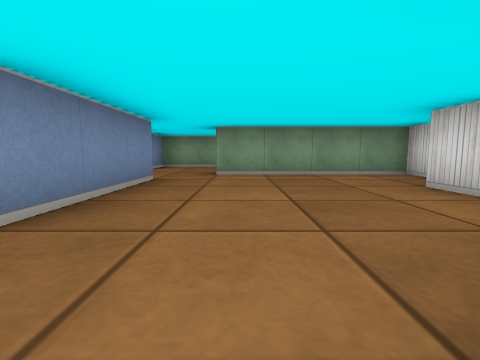
[1] (above)

17 first-person views from a walk through a cub3D level. The camera is about half as high as the walls, tilts 6° down and sees 85° across. The floor is counted in squares. Each view is taken from the middle of a square. On the plan, view 1 faces up. The plan holds only what a view shows up to about 9 squares ahead; the rest is blank.

[2]
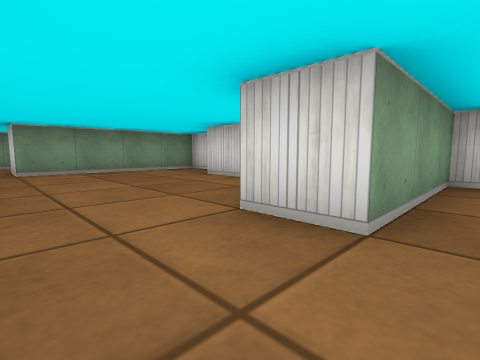

[3]
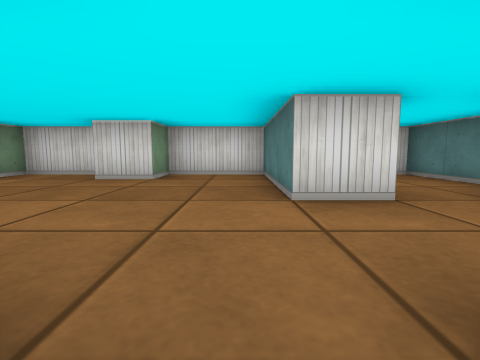

[4]
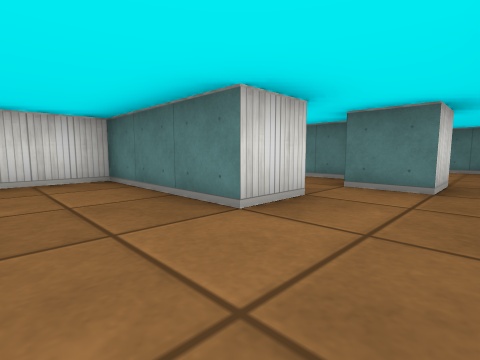

[5]
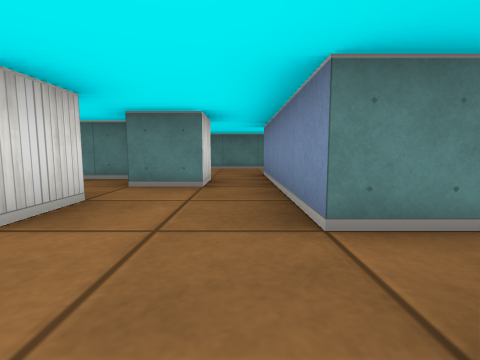

[6]
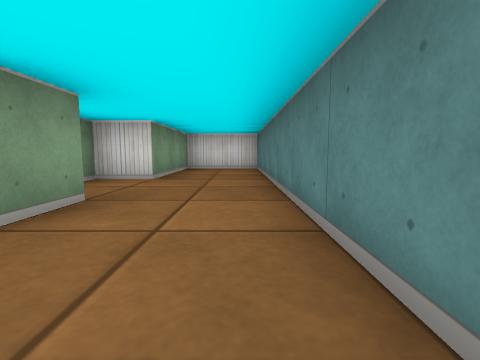

[7]
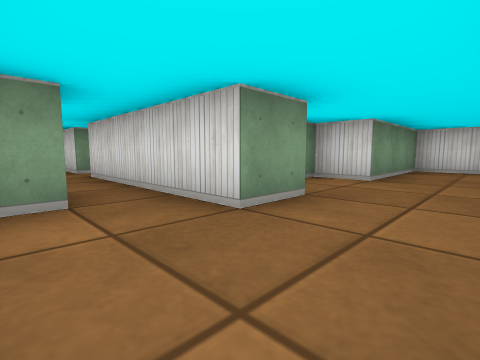

[8]
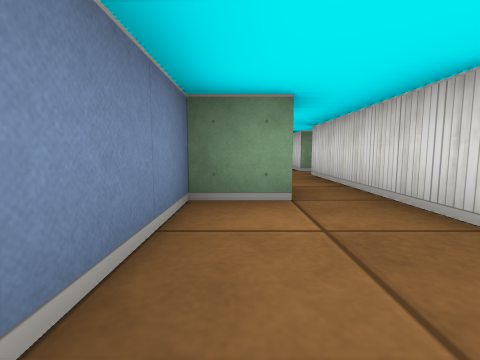

[9]
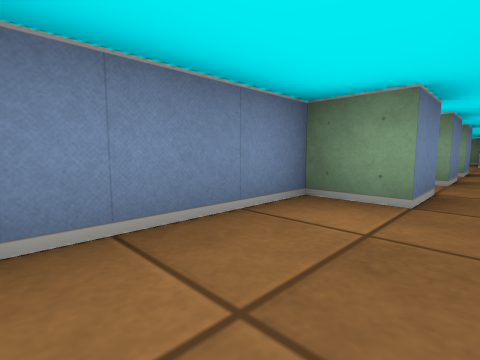

[10]
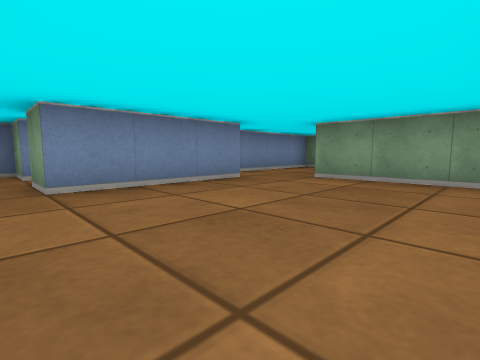

[11]
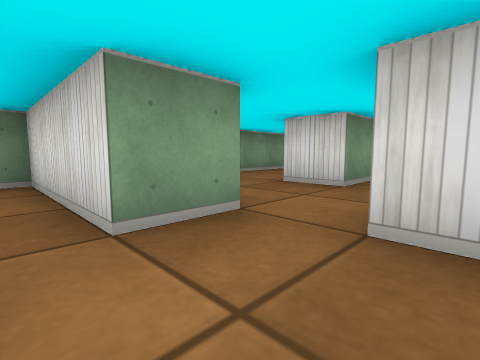

[12]
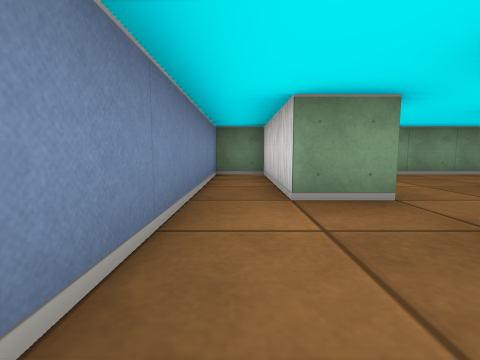

[13]
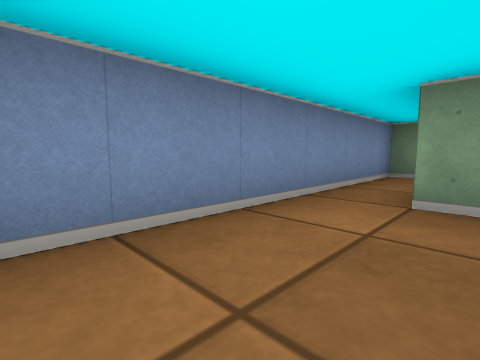

[14]
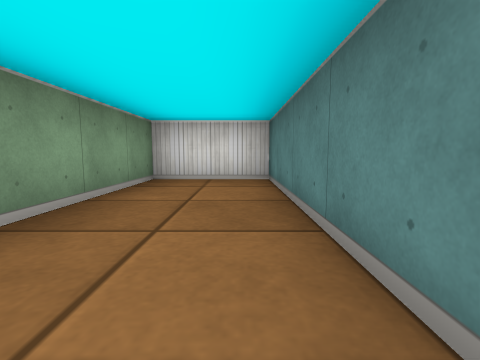

[15]
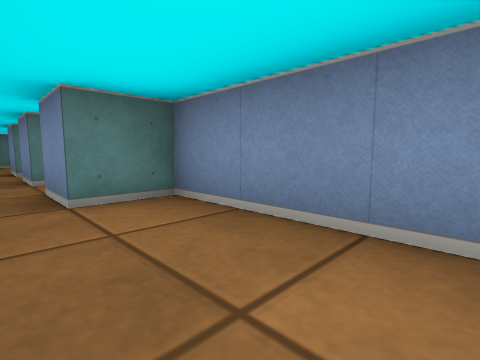

[16]
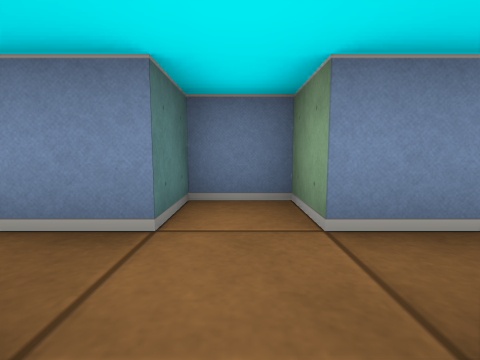

[17]
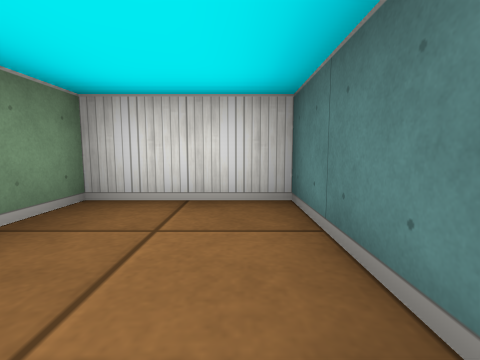

### Floor plan
Points are (right, up) in squares from view 1. A wall is a line through its corners. A room is listed if a view was taken in it or the views show most of it. See-through windows are left out.
Room 1 (views 1, 2)
walls: (0.9, -2.5) (3.5, -2.5) (3.5, -0.5) (0.5, -0.5) (0.5, 0.5); (-0.5, -2.6) (-0.5, -1.5) (0.5, -1.5); (0.5, -3.5) (0.5, -2.5); (-1.5, 0.5) (-1.5, -3.5)
ways out: opening at (-0.5, 0) to room 2; opening at (-1, -2.5) to room 6
Room 2 (views 3, 4, 5, 10, 16)
walls: (0.5, 0.5) (3.5, 0.5) (3.5, 2.5) (2.5, 2.5) (2.5, 3.5); (3.5, 4) (3.5, 5.5) (-0.5, 5.5); (-1.5, 4.5) (-1.5, 1.5) (-2.5, 1.5); (-2.5, 0.5) (-1.5, 0.5)
ways out: opening at (-0.5, 0) to room 1; opening at (-2, 5) to room 4; opening at (-1.5, 6) to room 5; opening at (-2, 1) to room 7
Room 3 (views 6, 7, 8, 9)
walls: (-3.8, -5.5) (-2.6, -5.5); (-3.5, -2.5) (-4.5, -2.5) (-4.5, -5); (-2.5, -3.5) (-2.5, -2.5)
ways out: opening at (-2, -4.5) to room 6; opening at (-3, -2) to room 7
Room 4 (views 11, 12, 13, 15)
walls: (-2.5, 5.5) (-3.5, 5.5) (-3.5, 8.5) (-4.5, 8.5) (-4.5, 2.5) (-3.5, 2.5) (-3.5, 1.5); (-2.5, 4) (-2.5, 4.5); (-2.5, 1.5) (-2.5, 2.5)
ways out: opening at (-2, 5) to room 2; opening at (-3, 2) to room 7
Room 5 (view 14)
walls: (-0.5, 5.5) (-0.5, 6.5) (3.5, 6.5) (3.5, 8.5) (-2.5, 8.5) (-2.5, 5.5)
ways out: opening at (-1.5, 6) to room 2
Room 6 (view 17)
walls: (-1.5, -3.5) (-2.5, -3.5); (0.5, -2.5) (0.1, -2.5); (-2.6, -5.5) (3.5, -5.5) (3.5, -3.5) (0.5, -3.5)
ways out: opening at (-1, -2.5) to room 1; opening at (-2, -4.5) to room 3
Room 7 (no view inside)
walls: (-3.5, -1.4) (-3.5, -2.5); (-3.5, 1.5) (-4.5, 1.5) (-4.5, 0.5) (-3.5, 0.5) (-3.5, -0.5); (-2.5, -2.5) (-2.5, 0.5)
ways out: opening at (-2, 1) to room 2; opening at (-3, -2) to room 3; opening at (-3, 2) to room 4

Where each view was taken, in squares from view 1:
view 1: 0 up, 0 right, facing up
view 2: 1 down, 1 left, facing up-right
view 3: 1 up, 2 left, facing right
view 4: 2 up, 1 left, facing down-right
view 5: 2 up, 1 left, facing down
view 6: 5 down, 4 left, facing right
view 7: 5 down, 4 left, facing up-right
view 8: 5 down, 4 left, facing up
view 9: 5 down, 3 left, facing up-left
view 10: 1 up, 2 right, facing up-left
view 11: 4 up, 4 left, facing up-right
view 12: 3 up, 4 left, facing up
view 13: 3 up, 3 left, facing up-left
view 14: 7 up, 1 left, facing right
view 15: 5 up, 3 left, facing down-left
view 16: 1 up, 2 left, facing left
view 17: 5 down, 1 right, facing right
